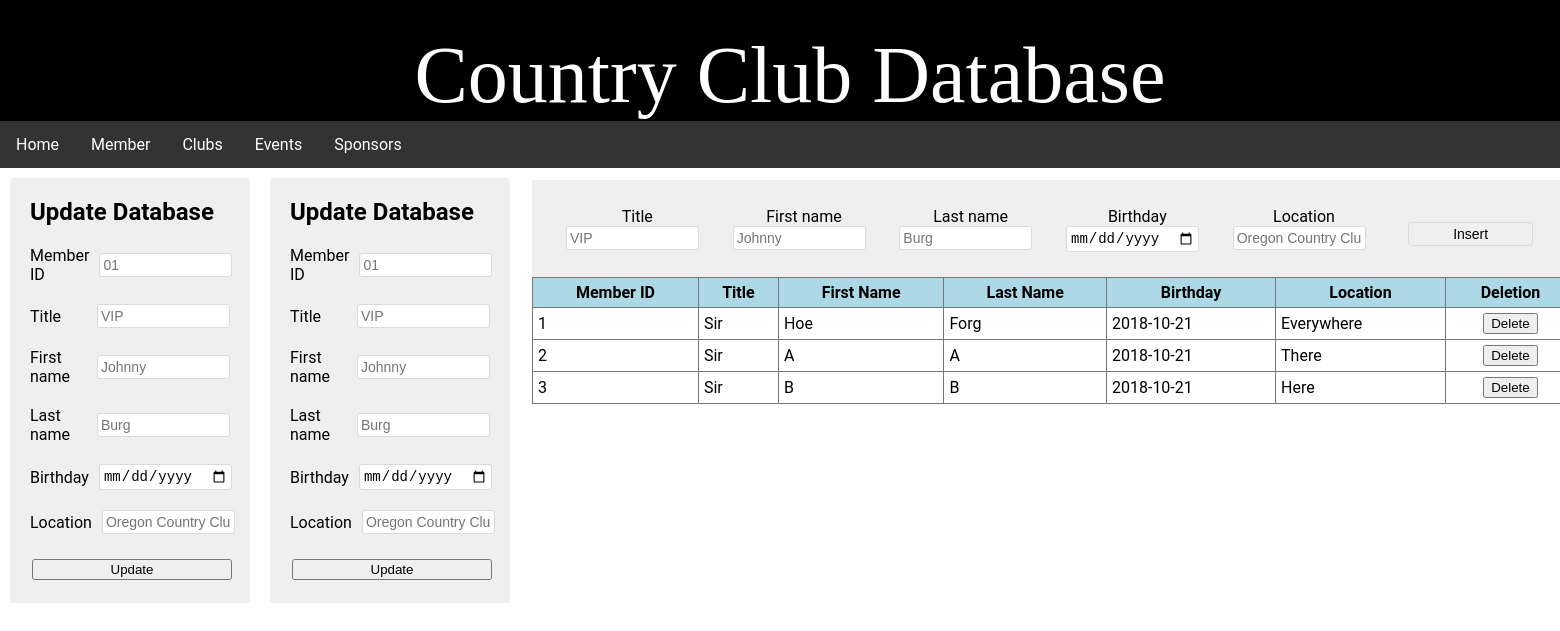
Page /member.html on the earlier database version.
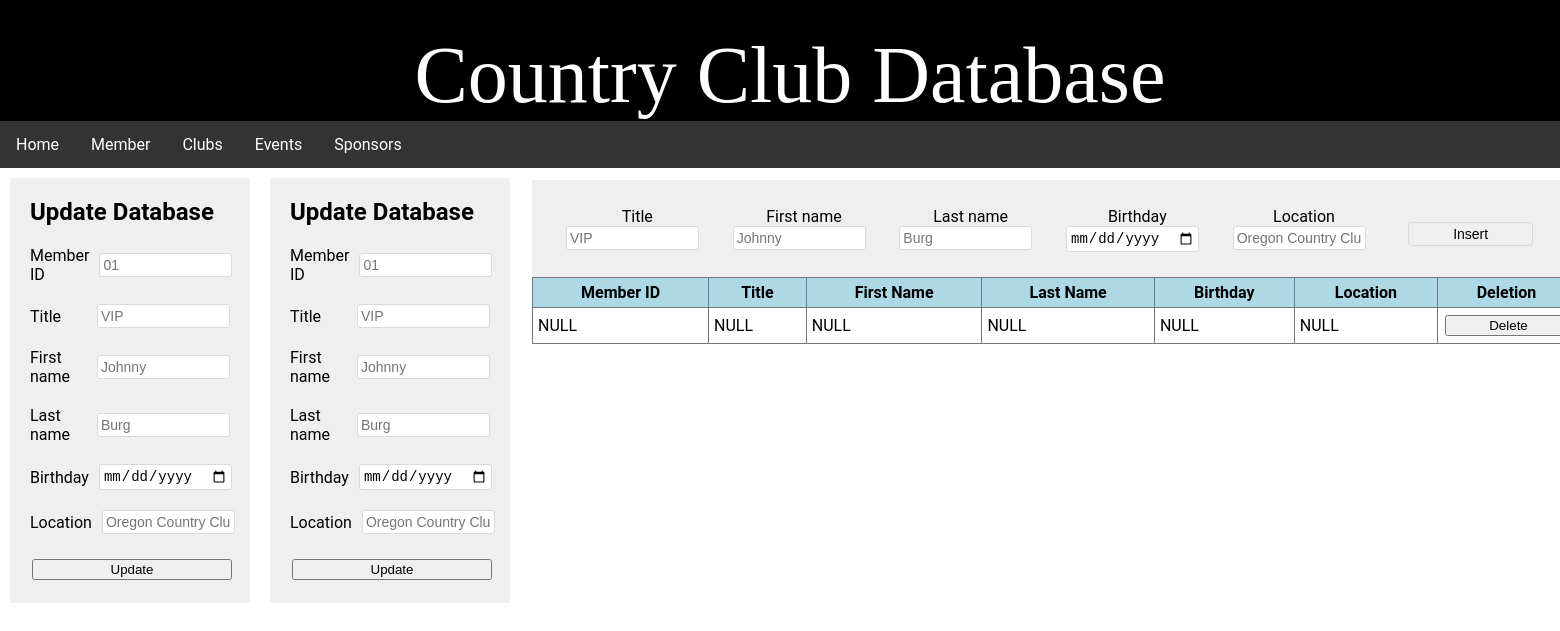
Same page on the later database version.
### tables this page shows
CREATE TABLE `members` (
    id INTEGER PRIMARY KEY AUTOINCREMENT,
    `title` VARCHAR(255) NOT NULL,
    `first_name` VARCHAR(255) NOT NULL,
    `last_name` VARCHAR(255) NOT NULL,
    `dob` DATE NOT NULL,
    `location` VARCHAR(255) NOT NULL,
    CONSTRAINT full_name UNIQUE (first_name,last_name)
);

### app.py (the view)
@app.route("/member.html", methods=['GET','POST'])
def member_route():
    conn = get_db_connection()
    cur = conn.cursor()
    cur.execute("SELECT * FROM members")
    data = cur.fetchall()
    conn.close()
    return render_template("/pages/member.html",homeIsActive=True,data=data)

### app.py (called while the page is built)
def get_db_connection():
    conn = sqlite3.connect('database.db')
    conn.row_factory = sqlite3.Row
    return conn

### templates/pages/member.html (shortened to what the changed rows need)
{% extends 'base.html' %}
{% block content %}
    <main class="content">
      <aside class="filter-container">
        <h2>Update Database</h2>
      </aside>
      <aside class="filter-container">
        <h2>Update Database</h2>
      </aside>
     <div class="table-container">
      <table class="tb">
        <tr>
          <th>Member ID</th>
          <th>Title</th>
          <th>First Name</th>
          <th>Last Name</th>
          <th>Birthday</th>
          <th>Location</th>
          <th>Deletion</th>
        </tr>
        {% if (data is defined) and data %} {% for item in data %}
        <tr>
          <td>{{ item['id'] }}</td>
          <td>{{ item['title'] }}</td>
          <td>{{ item['first_name'] }}</td>
          <td>{{ item['last_name'] }}</td>
          <td>{{ item['dob'] }}</td>
          <td>{{ item['location'] }}</td>
          <td>
            <form action="{{ url_for('delete_members', id=item['id']) }}" method="POST" class = delete-btn>
              <input type="submit" value="Delete"
                      class="btn-delete"
                      onclick="return confirm('Are you sure you want to delete this entry?')">
          </form>
        </td>
        </tr>
        {% endfor %} {% else %}
        <td>NULL</td>
        <td>NULL</td>
        <td>NULL</td>
        <td>NULL</td>
        <td>NULL</td>
        <td>NULL</td>
        <td>
          <button id="filter-update-button" class="action-button">Delete</button></td>
        {% endif %}
      </table>
        </div>
    </main>
  </body>
</html>
{% endblock %}

Differences in the rows shown:
removed members: id "1", title "Sir", first_name "Hoe", last_name "Forg", dob "2018-10-21", location "Everywhere"
removed members: id "2", title "Sir", first_name "A", last_name "A", dob "2018-10-21", location "There"
removed members: id "3", title "Sir", first_name "B", last_name "B", dob "2018-10-21", location "Here"
Other differences:
text now shown: "NULL NULL NULL NULL NULL NULL Delete"
